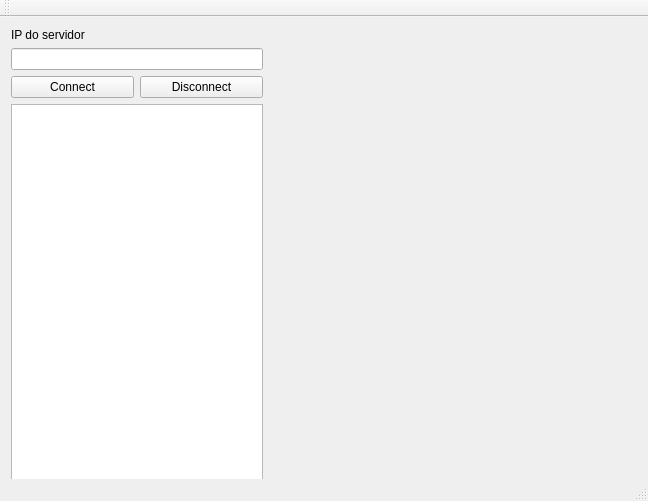
<?xml version="1.0" encoding="UTF-8"?>
<ui version="4.0">
 <class>MainWindow</class>
 <widget class="QMainWindow" name="MainWindow">
  <property name="geometry">
   <rect>
    <x>0</x>
    <y>0</y>
    <width>648</width>
    <height>501</height>
   </rect>
  </property>
  <property name="windowTitle">
   <string>MainWindow</string>
  </property>
  <widget class="QWidget" name="centralWidget">
   <widget class="QWidget" name="layoutWidget">
    <property name="geometry">
     <rect>
      <x>0</x>
      <y>0</y>
      <width>651</width>
      <height>711</height>
     </rect>
    </property>
    <layout class="QHBoxLayout" name="horizontalLayout_6">
     <item>
      <layout class="QVBoxLayout" name="verticalLayout">
       <item>
        <widget class="QLabel" name="label">
         <property name="text">
          <string>IP do servidor</string>
         </property>
        </widget>
       </item>
       <item>
        <widget class="QLineEdit" name="lineEdit"/>
       </item>
       <item>
        <layout class="QHBoxLayout" name="horizontalLayout">
         <item>
          <widget class="QPushButton" name="pushButton">
           <property name="text">
            <string>Connect</string>
           </property>
          </widget>
         </item>
         <item>
          <widget class="QPushButton" name="pushButton_2">
           <property name="text">
            <string>Disconnect</string>
           </property>
          </widget>
         </item>
        </layout>
       </item>
       <item>
        <widget class="QListWidget" name="listWidget"/>
       </item>
       <item>
        <layout class="QHBoxLayout" name="horizontalLayout_5">
         <item>
          <spacer name="horizontalSpacer_2">
           <property name="orientation">
            <enum>Qt::Horizontal</enum>
           </property>
           <property name="sizeHint" stdset="0">
            <size>
             <width>40</width>
             <height>20</height>
            </size>
           </property>
          </spacer>
         </item>
         <item>
          <widget class="QPushButton" name="pushButton_3">
           <property name="text">
            <string>Update</string>
           </property>
          </widget>
         </item>
        </layout>
       </item>
       <item>
        <layout class="QHBoxLayout" name="horizontalLayout_4">
         <item>
          <widget class="QLabel" name="label_3">
           <property name="text">
            <string>Timing(s)</string>
           </property>
          </widget>
         </item>
         <item>
          <spacer name="horizontalSpacer">
           <property name="orientation">
            <enum>Qt::Horizontal</enum>
           </property>
           <property name="sizeHint" stdset="0">
            <size>
             <width>40</width>
             <height>20</height>
            </size>
           </property>
          </spacer>
         </item>
        </layout>
       </item>
       <item>
        <layout class="QHBoxLayout" name="horizontalLayout_2">
         <item>
          <widget class="QSlider" name="horizontalSlider">
           <property name="orientation">
            <enum>Qt::Horizontal</enum>
           </property>
          </widget>
         </item>
         <item>
          <widget class="QLabel" name="label_2">
           <property name="text">
            <string>1</string>
           </property>
          </widget>
         </item>
        </layout>
       </item>
       <item>
        <layout class="QHBoxLayout" name="horizontalLayout_3">
         <item>
          <widget class="QPushButton" name="pushButton_5">
           <property name="text">
            <string>Start</string>
           </property>
          </widget>
         </item>
         <item>
          <widget class="QPushButton" name="pushButton_4">
           <property name="text">
            <string>Stop</string>
           </property>
          </widget>
         </item>
        </layout>
       </item>
      </layout>
     </item>
     <item>
      <widget class="QWidget" name="widget" native="true">
       <property name="minimumSize">
        <size>
         <width>371</width>
         <height>371</height>
        </size>
       </property>
       <property name="maximumSize">
        <size>
         <width>371</width>
         <height>371</height>
        </size>
       </property>
      </widget>
     </item>
    </layout>
   </widget>
  </widget>
  <widget class="QMenuBar" name="menuBar">
   <property name="geometry">
    <rect>
     <x>0</x>
     <y>0</y>
     <width>648</width>
     <height>22</height>
    </rect>
   </property>
  </widget>
  <widget class="QToolBar" name="mainToolBar">
   <attribute name="toolBarArea">
    <enum>TopToolBarArea</enum>
   </attribute>
   <attribute name="toolBarBreak">
    <bool>false</bool>
   </attribute>
  </widget>
  <widget class="QStatusBar" name="statusBar"/>
 </widget>
 <layoutdefault spacing="6" margin="11"/>
 <resources/>
 <connections/>
</ui>
